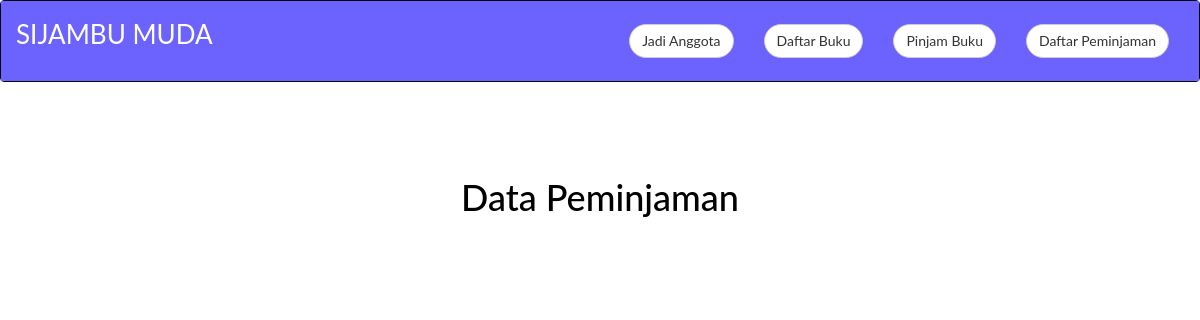
The page /datapeminjaman/ on the database as committed earlier.
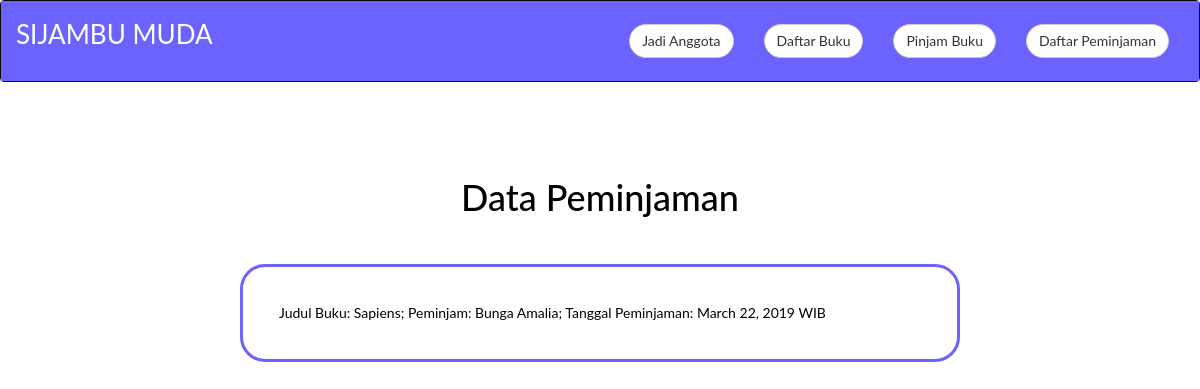
The same page on the database as committed later.
### shafiya_pinjam/models.py (models this page shows)
class PinjamModel(models.Model):
    username = models.CharField(max_length=20)
    email = models.EmailField(max_length=50)
    nomor_buku = models.IntegerField()
    tanggal_pinjam = models.DateField(auto_now_add=True, blank=True)
    nama_peminjam = models.CharField(max_length=100)
    buku_dipinjam = models.CharField(max_length=100)

### data_peminjaman/views.py (the view)
# urls.py: path('', datapeminjaman, name = "datapeminjaman"),
def datapeminjaman(request):
	datapeminjaman_context = {"datapeminjaman": PinjamModel.objects.all().values()[::-1]}
	return render(request, "datapeminjaman.html", datapeminjaman_context)

### data_peminjaman/templates/datapeminjaman.html (shortened to what this page needs)
<!DOCTYPE html>
<html>
  {% load static %}
<head>
  <link rel="stylesheet" href="https://maxcdn.bootstrapcdn.com/bootstrap/3.4.0/css/bootstrap.min.css">
    <link rel="stylesheet" href="{% static 'css/style.css' %}">
</head>
<body>
    <nav class="navbar navbar-inverse">
        <div class="container-fluid">
            <div class="navbar-header">
            <a class="navbar-brand" href="/" style="color:#ffff; font-size:100%; margin-top:4%; ">SIJAMBU MUDA</a>
            </div>
            <div class="collapse navbar-collapse" id="myNavbar">
            <ul class="nav navbar-nav navbar-right">
                <li><a href="/registrasi-member"><button type="button" class="btn btn-default navbar-btn" style="background-color:#ffff;">Jadi Anggota</button></a></li>
                <li><a href="/buku"><button type="button" class="btn btn-default navbar-btn" style="background-color:#ffff;""></span>Daftar Buku</button></a></li>
                <li><a href="/form-pinjam"><button type="button" class="btn btn-default navbar-btn" style="background-color:#ffff;"></span>Pinjam Buku</button></a></li>
                <li><a href="/datapeminjaman"><button type="button" class="btn btn-default navbar-btn" style="background-color:#ffff;"></span>Daftar Peminjaman</button></a></li>
              </ul>
            </div>
        </div>
        </nav>
	<section>
		<h1 class="title-center" style="margin-left: 20%; margin-right: 20%; margin-top:5%;padding: 3%;">Data Peminjaman</h1>
	</section>
	{% for peminjaman in datapeminjaman %}
		<div class="data-border">
			Judul Buku: {{ peminjaman.buku_dipinjam }}; Peminjam: {{ peminjaman.nama_peminjam }}; Tanggal Peminjaman: {{ peminjaman.tanggal_pinjam }} WIB
		</div>
	{% endfor %}
</body>
</html>

Rows that differ between the two databases and show on the page:
added PinjamModel: buku_dipinjam "Sapiens", nama_peminjam "Bunga Amalia", tanggal_pinjam "March 22, 2019"
